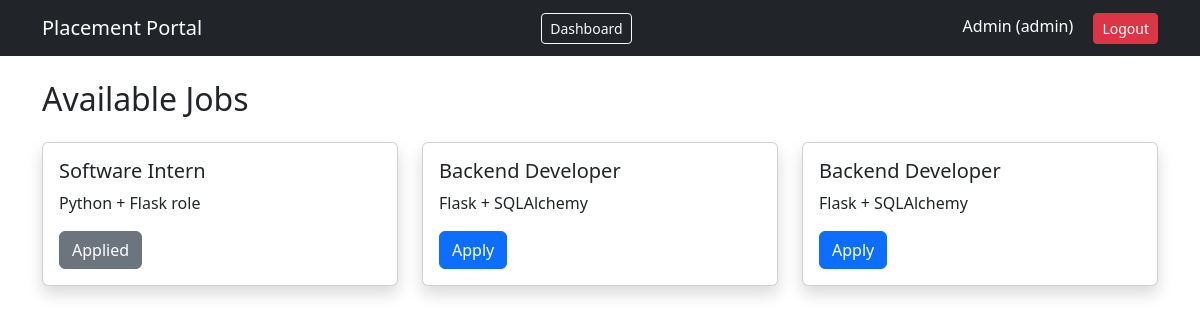
Page /dashboard (signed in) on the committed database.
### app.py (models this page shows)
class User(db.Model, UserMixin):
    id = db.Column(db.Integer, primary_key=True)
    name = db.Column(db.String(100))
    email = db.Column(db.String(100), unique=True)
    password = db.Column(db.String(100))
    role = db.Column(db.String(20))  # student/admin

class Job(db.Model):
    id = db.Column(db.Integer, primary_key=True)
    title = db.Column(db.String(100))
    description = db.Column(db.String(300))
    company_id = db.Column(db.Integer, db.ForeignKey('company.id'))

### app.py (the view)
@app.route('/dashboard')
@login_required
def dashboard():
    jobs = Job.query.all()
    applied_jobs = [
        app.job_id for app in Application.query.filter_by(user_id=current_user.id).all()
    ]
    return render_template('dashboard.html', jobs=jobs, applied_jobs=applied_jobs)

### app.py (called while the page is built)
@login_manager.user_loader
def load_user(user_id):
    return User.query.get(int(user_id))

### templates/dashboard.html
{% extends "base.html" %}
{% block content %}
<h2 class="mb-4">Available Jobs</h2>
<div class="row">
  {% for job in jobs %}
    <div class="col-md-4">
      <div class="card mb-4 shadow">
        <div class="card-body">
          <h5>{{ job.title }}</h5>
          <p>{{ job.description }}</p>
          {% if job.id in applied_jobs %}
  <button class="btn btn-secondary">Applied</button>
{% else %}
  <a href="/apply/{{ job.id }}" class="btn btn-primary">Apply</a>
{% endif %}
        </div>
      </div>
    </div>
  {% endfor %}
</div>
{% endblock %}

### templates/base.html (shortened to what this page needs)
<!DOCTYPE html>
<html>
<head>
  <link href="https://cdn.jsdelivr.net/npm/bootstrap@5.3.0/dist/css/bootstrap.min.css" rel="stylesheet">
</head>
<body>
<nav class="navbar navbar-expand-lg navbar-dark bg-dark">
  <div class="container">
    <a class="navbar-brand" href="/dashboard">Placement Portal</a>
    <a href="/dashboard" class="btn btn-outline-light btn-sm me-2">Dashboard</a>
    <div>
      {% if current_user.is_authenticated %}
        <span class="text-white me-3">
          {{ current_user.name }} ({{ current_user.role }})
        </span>
        <a href="/logout" class="btn btn-danger btn-sm">Logout</a>
      {% endif %}
    </div>
  </div>
</nav>
<div class="container mt-4">
  {% block content %}{% endblock %}
</div>
</body>
</html>

### rows in the picture
User: name "Admin", role "admin"
Job: title "Software Intern", description "Python + Flask role", shows "Applied"
Job: title "Backend Developer", description "Flask + SQLAlchemy"
Job: title "Backend Developer", description "Flask + SQLAlchemy"
